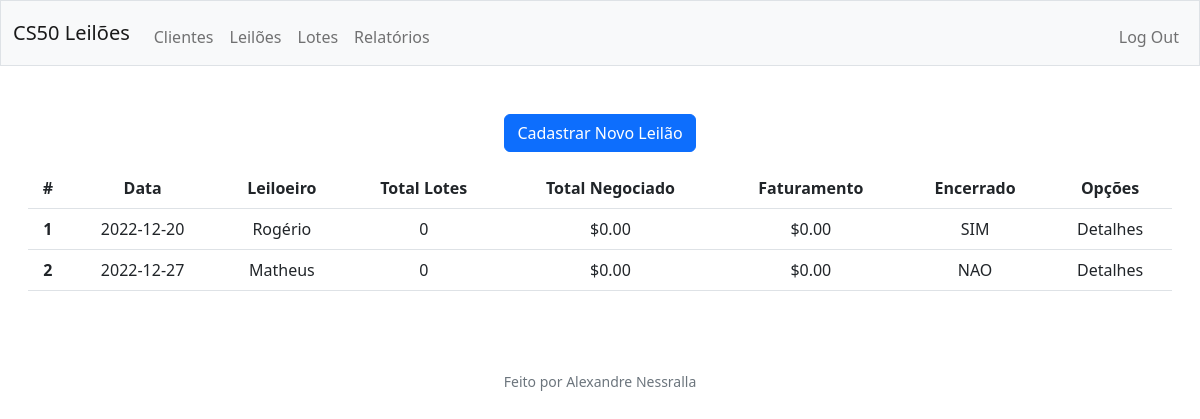
Before: /leiloes (signed in) with the older database file.
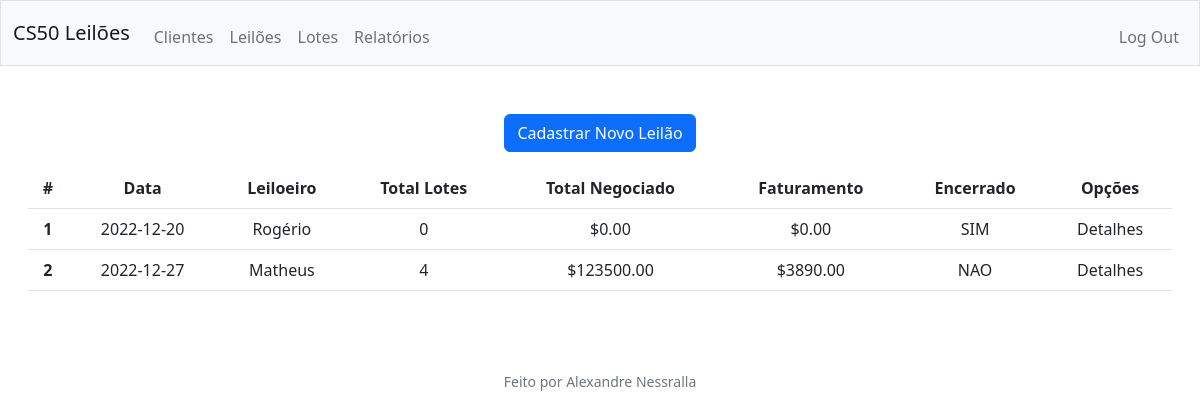
After: the same page with the newer database file.
### tables this page shows
CREATE TABLE leiloes (
    leilaoId INTEGER PRIMARY KEY AUTOINCREMENT,
    created TIMESTAMP NOT NULL DEFAULT CURRENT_TIMESTAMP,
    dia DATE,
    lugar TEXT NOT NULL,
    leiloeiro TEXT NOT NULL,
    qtdLotes INTEGER DEFAULT 0,
    encerrado TEXT DEFAULT 'NAO',
    vlrMov TEXT DEFAULT 0,
    totalCom TEXT DEFAULT 0
);

### app.py (the view)
@app.route('/leiloes')
@login_requireds
def leiloes():
    rows = cur.execute("SELECT * FROM leiloes")
    leiloes = rows.fetchall()
    objeto = cur.execute("SELECT leilaoId FROM leiloes WHERE encerrado = 'NAO'")
    leiloesAtivos = objeto.fetchall()
    for leilaoAtivo in leiloesAtivos:
        totalLotes = (cur.execute("SELECT COUNT(lotesId) FROM lotes WHERE leilao = ?",leilaoAtivo)).fetchall()
        totalNegociado = (cur.execute("SELECT SUM(vlrVendido) FROM lotes WHERE leilao = ?",leilaoAtivo)).fetchall()
        totalComissoes = (cur.execute("SELECT SUM(comissao) FROM lotes WHERE leilao = ?",leilaoAtivo)).fetchall()
        cur.execute("UPDATE leiloes SET qtdLotes = ?, vlrMov = ?,totalCom = ? WHERE leilaoId = ? ",(totalLotes[0][0],totalNegociado[0][0],totalComissoes[0][0],leilaoAtivo[0]))
        connection.commit()
    return render_template('leiloes.html',leiloes=leiloes)

### helpers.py (called while the page is built)
def login_requireds(f):
    @wraps(f)
    def decorated_function(*args, **kwargs):
        if session.get("user_id") is None:
            return redirect("/login")
        return f(*args, **kwargs)
    return decorated_function

### templates/leiloes.html (shortened to what this page needs)
{% extends "layout.html" %}
{% block main %}
<div>
    <button class="btn btn-primary" ><a style="text-decoration:none; color: #fff;"  href="./cadLeilao">Cadastrar Novo Leilão</a></button>
</div>
<div class="w-80 p-3">
    <table class="table table-hover">
        <thead>
          <tr>
            <th scope="col">#</th>
            <th scope="col">Data</th>
            <th scope="col">Leiloeiro</th>
            <th scope="col">Total Lotes</th>
            <th scope="col">Total Negociado</th>
            <th scope="col">Faturamento</th>
            <th scope="col">Encerrado</th>
            <th scope="col">Opções</th>
          </tr>
        </thead>
        <tbody>
          {% for leilao in leiloes %}
          <tr>
            <th scope="row">{{leilao[0]}}</th>
            <td>{{leilao[2]}}</td>
            <td>{{leilao[4]}}</td>
            <td>{{leilao[5]}}</td>
            <td>{{"$%.2f"|format(leilao[7]|float)}}</td>
            <td>{{"$%.2f"|format(leilao[8]|float)}}</td>
            <td>{{leilao[6]}}</td>
            <td>Detalhes</td>
          </tr>
          {% endfor %}
        </tbody>
      </table>
</div>
{% endblock %}

### templates/layout.html (shortened to what this page needs)
<!doctype html>
<html lang="en">
  <head>
    <link href="https://cdn.jsdelivr.net/npm/bootstrap@5.2.3/dist/css/bootstrap.min.css" rel="stylesheet">
  </head>
  <body>
    <nav class="bg-light border navbar navbar-expand-md navbar-light">
        <div class="container-fluid">
            <a class="navbar-brand" href="/"><span class="green">CS50</span> <span class="yellow">Leilões</span></a>
            <div class="collapse navbar-collapse" id="navbar">
                {% if session["user_id"] %}
                    <ul class="navbar-nav me-auto mt-2">
                        <li class="nav-item"><a class="nav-link" href="/clientes">Clientes</a></li>
                        <li class="nav-item"><a class="nav-link" href="/leiloes">Leilões</a></li>
                        <li class="nav-item"><a class="nav-link" href="/lotes">Lotes</a></li>
                        <li class="nav-item"><a class="nav-link" href="/relatorios">Relatórios</a></li>
                    </ul>
                    <ul class="navbar-nav ms-auto mt-2">
                        <li class="nav-item"><a class="nav-link" href="/logout">Log Out</a></li>
                    </ul>
                {% else %}
                    <ul class="navbar-nav ms-auto mt-2">
                        <li class="nav-item"><a class="nav-link" href="/login">Log In</a></li>
                    </ul>
                {% endif %}
            </div>
        </div>
    </nav>
    <main class="container-fluid py-5 text-center">
        {% block main %}{% endblock %}
    </main>
    <footer class="mb-5 small text-center text-muted">
        Feito por Alexandre Nessralla
    </footer>
  </body>
</html>

Changed rows visible on the page:
changed leiloes "Matheus": qtdLotes "0" → "4"; vlrMov "$0.00" → "$123500.00"; totalCom "$0.00" → "$3890.00"
